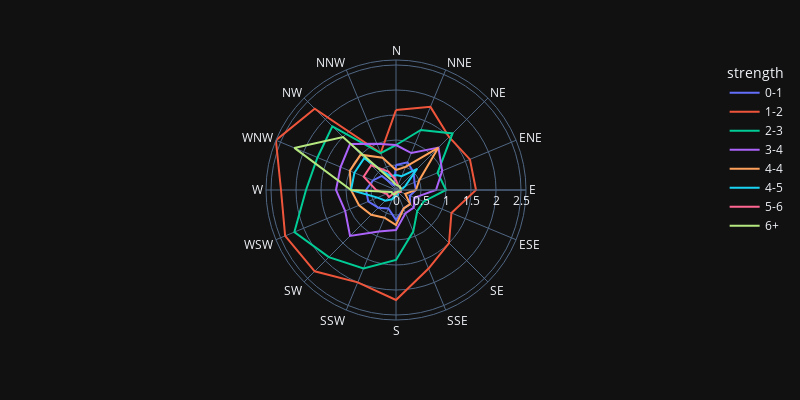

This figure's notebook cell:
### Code cell
# Data can also be plotted using lines radially
# A template makes the data easier to see
px.line_polar(
    df_wind,
    r="frequency",
    theta="direction",
    color="strength",
    line_close=True,
    template="plotly_dark",
    width=800,
    height=400
)

### Figure 1 — Plotly figure (JSON) as saved in the notebook; plotly's stock layout.template omitted (floating-point values rounded to 4 significant figures)
{"data": [{"hovertemplate": "strength=0-1<br>frequency=%{r}<br>direction=%{theta}<extra></extra>", "legendgroup": "0-1", "line": {"color": "#636efa", "dash": "solid"}, "mode": "lines", "name": "0-1", "r": [0.5, 0.6, 0.5, 0.4, 0.4, 0.3, 0.4, 0.4, 0.6, 0.4, 0.5, 0.6, 0.6, 0.5, 0.4, 0.1, 0.5], "showlegend": true, "subplot": "polar", "theta": ["N", "NNE", "NE", "ENE", "E", "ESE", "SE", "SSE", "S", "SSW", "SW", "WSW", "W", "WNW", "NW", "NNW", "N"], "type": "scatterpolar"}, {"hovertemplate": "strength=1-2<br>frequency=%{r}<br>direction=%{theta}<extra></extra>", "legendgroup": "1-2", "line": {"color": "#EF553B", "dash": "solid"}, "mode": "lines", "name": "1-2", "r": [1.6, 1.8, 1.5, 1.6, 1.6, 1.2, 1.5, 1.7, 2.2, 2, 2.3, 2.4, 2.3, 2.6, 2.3, 0.8, 1.6], "showlegend": true, "subplot": "polar", "theta": ["N", "NNE", "NE", "ENE", "E", "ESE", "SE", "SSE", "S", "SSW", "SW", "WSW", "W", "WNW", "NW", "NNW", "N"], "type": "scatterpolar"}, {"hovertemplate": "strength=2-3<br>frequency=%{r}<br>direction=%{theta}<extra></extra>", "legendgroup": "2-3", "line": {"color": "#00cc96", "dash": "solid"}, "mode": "lines", "name": "2-3", "r": [0.9, 1.3, 1.6, 0.9, 1, 0.6, 0.6, 0.9, 1.4, 1.7, 1.9, 2.2, 1.8, 1.7, 1.8, 0.8, 0.9], "showlegend": true, "subplot": "polar", "theta": ["N", "NNE", "NE", "ENE", "E", "ESE", "SE", "SSE", "S", "SSW", "SW", "WSW", "W", "WNW", "NW", "NNW", "N"], "type": "scatterpolar"}, {"hovertemplate": "strength=3-4<br>frequency=%{r}<br>direction=%{theta}<extra></extra>", "legendgroup": "3-4", "line": {"color": "#ab63fa", "dash": "solid"}, "mode": "lines", "name": "3-4", "r": [0.9, 0.8, 1.2, 1, 0.8, 0.4, 0.5, 0.5, 0.8, 0.9, 1.3, 1.1, 1.2, 1.2, 1.3, 1, 0.9], "showlegend": true, "subplot": "polar", "theta": ["N", "NNE", "NE", "ENE", "E", "ESE", "SE", "SSE", "S", "SSW", "SW", "WSW", "W", "WNW", "NW", "NNW", "N"], "type": "scatterpolar"}, {"hovertemplate": "strength=4-4<br>frequency=%{r}<br>direction=%{theta}<extra></extra>", "legendgroup": "4-4", "line": {"color": "#FFA15A", "dash": "solid"}, "mode": "lines", "name": "4-4", "r": [0.4, 0.5, 1.2, 0.5, 0.4, 0.2, 0.4, 0.4, 0.7, 0.6, 0.7, 0.8, 0.9, 1, 1, 0.7, 0.4], "showlegend": true, "subplot": "polar", "theta": ["N", "NNE", "NE", "ENE", "E", "ESE", "SE", "SSE", "S", "SSW", "SW", "WSW", "W", "WNW", "NW", "NNW", "N"], "type": "scatterpolar"}, {"hovertemplate": "strength=4-5<br>frequency=%{r}<br>direction=%{theta}<extra></extra>", "legendgroup": "4-5", "line": {"color": "#19d3f3", "dash": "solid"}, "mode": "lines", "name": "4-5", "r": [0.3, 0.3, 0.6, 0.2, 0.1, 0.1, 0.05, 0.1, 0.1, 0.2, 0.3, 0.4, 0.9, 0.9, 0.9, 0.3, 0.3], "showlegend": true, "subplot": "polar", "theta": ["N", "NNE", "NE", "ENE", "E", "ESE", "SE", "SSE", "S", "SSW", "SW", "WSW", "W", "WNW", "NW", "NNW", "N"], "type": "scatterpolar"}, {"hovertemplate": "strength=5-6<br>frequency=%{r}<br>direction=%{theta}<extra></extra>", "legendgroup": "5-6", "line": {"color": "#FF6692", "dash": "solid"}, "mode": "lines", "name": "5-6", "r": [0.2, 0.1, 0.1, 0.1, 0.1, 0.1, 0.05, 0.05, 0.1, 0.05, 0.2, 0.2, 0.4, 0.7, 0.7, 0.4, 0.2], "showlegend": true, "subplot": "polar", "theta": ["N", "NNE", "NE", "ENE", "E", "ESE", "SE", "SSE", "S", "SSW", "SW", "WSW", "W", "WNW", "NW", "NNW", "N"], "type": "scatterpolar"}, {"hovertemplate": "strength=6+<br>frequency=%{r}<br>direction=%{theta}<extra></extra>", "legendgroup": "6+", "line": {"color": "#B6E880", "dash": "solid"}, "mode": "lines", "name": "6+", "r": [0.1, 0.1, 0.1, 0.1, 0.1, 0.05, 0.05, 0.05, 0.05, 0.1, 0.1, 0.1, 0.9, 2.2, 1.5, 0.2, 0.1], "showlegend": true, "subplot": "polar", "theta": ["N", "NNE", "NE", "ENE", "E", "ESE", "SE", "SSE", "S", "SSW", "SW", "WSW", "W", "WNW", "NW", "NNW", "N"], "type": "scatterpolar"}], "layout": {"height": 400, "legend": {"title": {"text": "strength"}, "tracegroupgap": 0}, "margin": {"t": 60}, "polar": {"angularaxis": {"direction": "clockwise", "rotation": 90, "type": "category"}, "domain": {"x": [0, 1], "y": [0, 1]}, "radialaxis": {"autorange": true, "range": [0, 2.6], "type": "linear"}}, "width": 800}}
